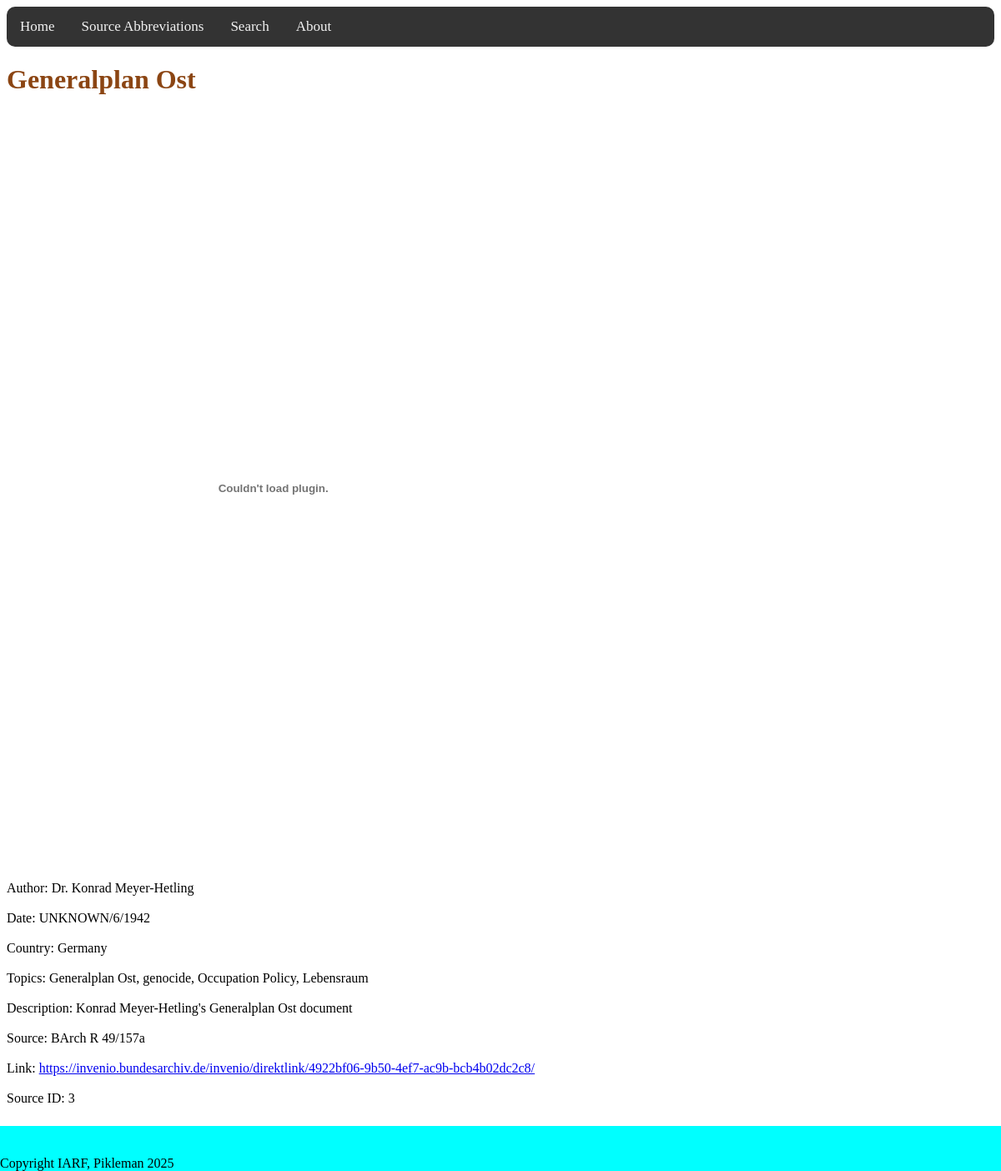
Before: /source/3 with the older database file.
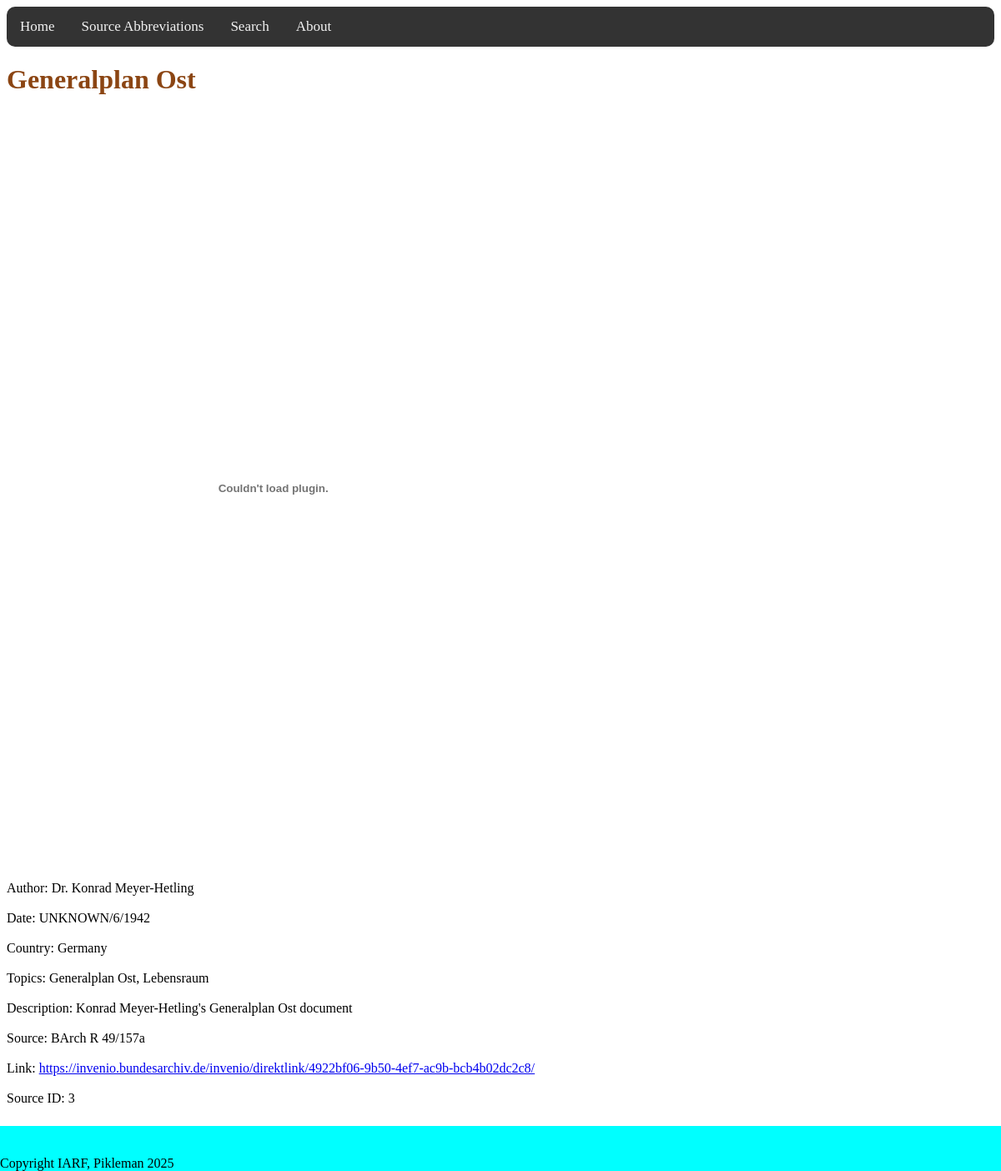
After: the same page with the newer database file.
### tables this page shows
CREATE TABLE "SOURCES" (
	"Title"	TEXT,
	"Month"	INTEGER,
	"Date"	INTEGER,
	"Year"	INTEGER,
	"Author"	TEXT,
	"Country"	TEXT,
	"Topic"	TEXT,
	"Description"	TEXT,
	"Source"	TEXT,
	"Protected"	INTEGER,
	"Path"	TEXT
, "ID"	INTEGER, "Scaled"	INTEGER, "Link"	TEXT, "Attribution"	TEXT, "Usable"	INTEGER);

### app.py (the view)
@app.route('/source/<id>')
def source(id):
    db = sqlite3.connect('sources.db')
    cursor = db.execute('SELECT * FROM SOURCES WHERE ID = ?', (id,))
    source = []
    for row in cursor:
        for col in row:
            source.append(col)
    db.close()
    return render_template("source.html", source=source)

### templates/source.html (shortened to what this page needs)
<!DOCTYPE html>
<html lang="en">
<head>
    <link rel="stylesheet" href="{{ url_for('static', filename='styles/styles.css') }}">
</head>
<body>
    <div class="topnav">
      <a href="{{url_for('index')}}">Home</a>
      <a href="{{url_for('sources_abbr')}}">Source Abbreviations</a>
      <a href="{{ url_for('search') }}">Search</a>
      <a href="{{ url_for('about') }}">About</a>
    </div>
    <h1 id="title">{{ source[0] }}</h1>
    <div id="content">
        {% if source[12] == 1 %}
            <object id="src_frame" class="scaled" data="{{ url_for('static', filename=source[10]) }}" width="120%"></object>
        {% else %}
            {% if ".pdf" in source[10] %}
                <object id="src_frame" class="scaled pdf" data="{{ url_for('static', filename=source[10]) }}" width="180%"></object>
            {% else %}
                <object id="src_frame" class="scaled" data="{{ url_for('static', filename=source[10]) }}" width="180%"></object>
            {% endif %}
        {% endif %}
    </div>
    <div id="metadata">
        <p>
            Author: {{ source[4] }}<br><br>
            Date: {{ source[2] }}/{{ source[1] }}/{{ source[3] }}<br><br>
            Country: {{ ', '.join(source[5].split('/')) }}<br><br>
            Topics: {{ ', '.join(source[6].split('/')) }}<br><br>
            Description: {{ source[7] }}<br><br>
            Source: {{ source[8] }}<br><br>
            {% if source[13] != None %}
                Link: <a href="{{ source[13] }}">{{ source[13] }}</a><br><br>
            {% endif %}
            Source ID: {{ source[11] }}
        </p>
    <br>
    <br>
    <br>
    </div>
</body>
<footer>
    <br>
    <br>
    Copyright IARF, Pikleman 2025
    <br>
</footer>
</html>

### static/styles/styles.css (style rules this page uses)
#title { color: saddlebrown; font-family: Copperplate; }
footer { position: fixed; bottom: 0; left: 0; right: 0; background-color: aqua; }
#metadata { font-family: Copperplate; padding-left: 0px; }
#content { padding-right: 40px; width: 30%; height: 100%; }
.scaled { background-size: contain; background-repeat: no-repeat; }
.topnav { background-color: #333; overflow: hidden; border-radius: 10px; }
.topnav a { float: left; color: #f2f2f2; text-align: center; padding: 14px 16px; text-decoration: none; font-size: 17px; }
.pdf { height: 900px; }

Changed rows visible on the page:
changed SOURCES "Generalplan Ost": Topic "Generalplan Ost, genocide, Occupation Policy, Lebensraum" → "Generalplan Ost, Lebensraum"
